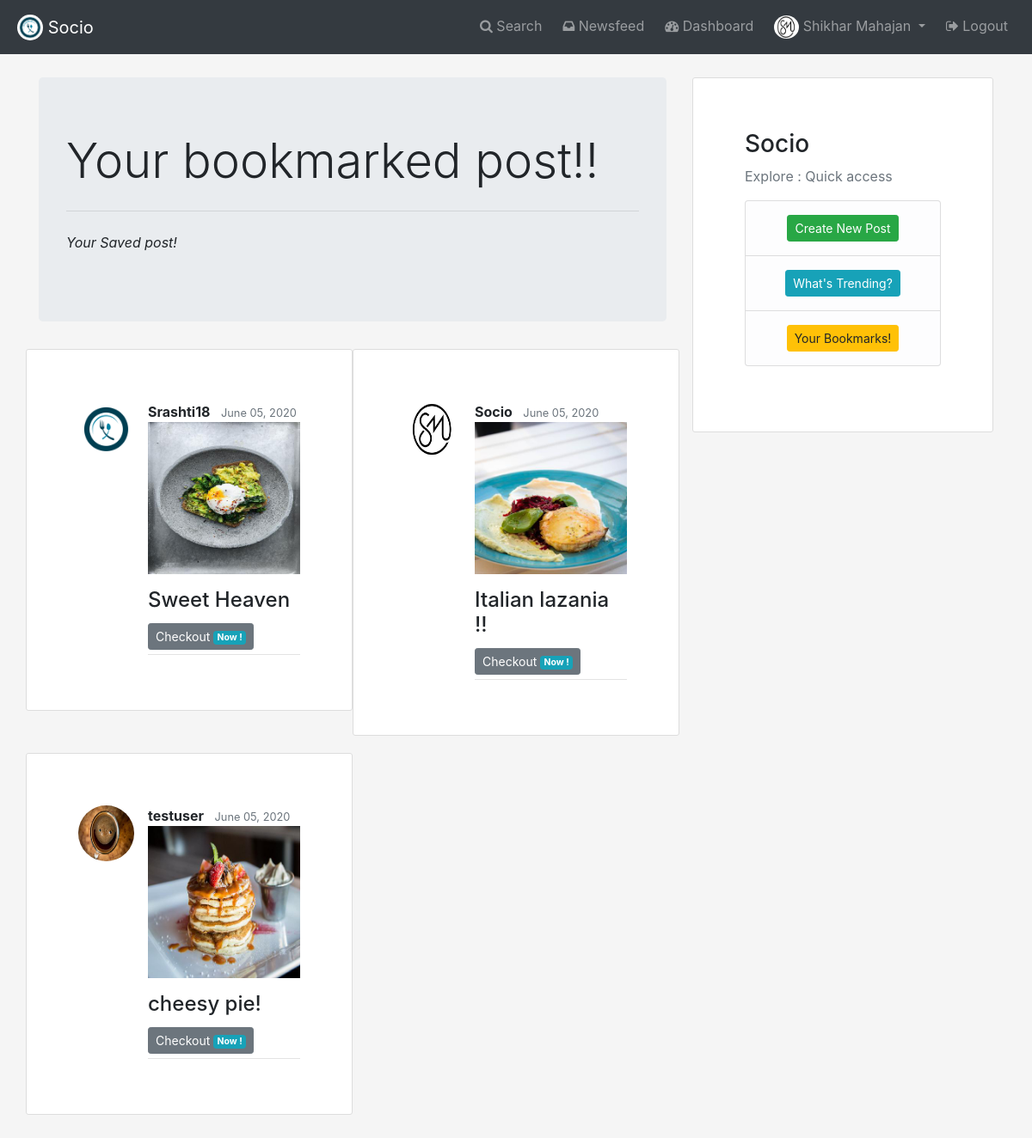
Page /bookmark/ (signed in) on the committed database.
### socio/models.py (models this page shows, shortened)
class Profile(models.Model):
	user=models.OneToOneField(User, on_delete=models.CASCADE)
	profile_image=models.ImageField(default="default.png",upload_to="profile_pics")

class Post(models.Model):
	image=models.ImageField(default="default_foo.png",upload_to="post_picture")
	title=models.CharField(max_length=100)
	caption=models.TextField()
	link=models.URLField(blank=True,default="")
	likes=models.ManyToManyField(User,related_name='likes',blank=True)
	favorites=models.ManyToManyField(User,related_name='favorites',blank=True)
	date_posted=models.DateTimeField(default=timezone.now)
	author=models.ForeignKey(User , on_delete=models.CASCADE)

### socio/views.py (the view)
# urls.py: path('bookmark/', views.favorite_list, name='socio-bookmark'),
@login_required
def favorite_list(request):
    user=request.user
    post=user.favorites.all()
    context={
    'post':post,
    'title': 'Bookmarks'
    }
    return render(request,'socio/bookmark.html',context)

### socio/templates/socio/bookmark.html
{% extends "socio/base.html" %}
{% block content %}
<div class="jumbotron">
  <h1 class="display-4">Your bookmarked post!!</h1>
  <hr class="my-4">
  <p><i>Your Saved post!</i></p>
</div>
{%if post%}
{% for post in post %}
 {% if forloop.first %}<div class="row">{% endif %}
  <div class="col-sm-6">
    <article class="media content-section row">
        <img class="rounded-circle article-img" src="{{ post.author.profile.profile_image.url }}">
        <div class="media-body ">
          <div class="article-metadata">
            <strong class="mr-2" href="{% url 'socio-profile'%}">{{ post.author }}</strong>
            <small class="text-muted">{{ post.date_posted|date:"F d, Y" }}</small>
            <img src="{{ post.image.url}}" class="imgpost" style="width: 100%;height: auto;">
            <h4>{{ post.title }}</h4>
            <a class="btn btn-secondary btn-sm mt-1 mb-1"
            href="{% url 'post-detail' post.id %}">Checkout <span class="badge badge-info">Now !</span></a>
          </div>
        </div>
    </article>
  </div>
{% if forloop.counter|divisibleby:2 %}</div><div class="row">{% endif %}
{% if forloop.last %}</div>{% endif %}
{% endfor %}
{% else %}
<article class="media content-section row">
  <div class="media-body">
    <h2> You have not saved any post!!</h2>
  </div>
</article>
{% endif %}
{% endblock content %}

### socio/templates/socio/base.html (shortened to what this page needs)
{% load static %}
<!DOCTYPE html>
<html lang="en">
<head>
  <link rel="stylesheet" type="text/css" href="{% static 'socio/base.css'%}">
  <link rel="stylesheet" href="https://stackpath.bootstrapcdn.com/bootstrap/4.5.0/css/bootstrap.min.css"
>
  <link rel="stylesheet" href="https://cdnjs.cloudflare.com/ajax/libs/font-awesome/4.7.0/css/font-awesome.min.css">
</head>
<body style="background: #F5F5F5;">
<nav class="navbar fixed-top navbar-expand-lg navbar-dark bg-dark">
  <a class="navbar-brand nul"
  {% if user.is_authenticated %}
  href="{% url 'socio-feed' %}"
  {% endif %}>
  <img src="/static/images/sociologo.png" width="30" height="30" class="d-inline-block align-top rounded-circle " style="background-color: white" alt="display logo">
  Socio</a>
  <div class="collapse navbar-collapse" id="navbarSupportedContent">
    <ul class="nav navbar-nav navbar-right">
      {% if user.is_authenticated %}
      <li class="nav-item nul">
        <a class="nav-link" href="{% url 'socio-filter' %}"><i class="fa fa-search" aria-hidden="true"></i> Search</a>
      </li>
      <li class="nav-item nul">
        <a class="nav-link" href="{% url 'socio-feed' %}"><i class="fa fa-inbox" aria-hidden="true"></i> Newsfeed</a>
      </li>
      <li class="nav-item nul">
        <a class="nav-link" href="{% url 'socio-dashboard' %}"><i class="fa fa-tachometer" aria-hidden="true"></i> Dashboard</a>
      </li>
      <li class="nav-item dropdown nul">
        <a class="nav-link dropdown-toggle" href="#" id="navbarDropdown" role="button" data-toggle="dropdown" aria-haspopup="true" aria-expanded="false">
          <img src="{{ user.profile.profile_image.url }}" width="29" height="27" class="rounded-circle" alt="display logo">
          {{ user.first_name|capfirst }} {{ user.last_name|capfirst }}
        </a>
        </li>
          <li class="nav-item nul" >
          <a class="nav-link" href="{% url 'logout' %}"><i class="fa fa-sign-out" aria-hidden="true"></i> Logout</a>
        </li>
        {% endif %}
        </ul>
    </div>
</nav>
  <div class="container">
    <div class="row">
    <div class="col-sm-8">
      {% block content %}{% endblock %}
    </div>
    {% if user.is_authenticated %}
    <div class="col-md-4">
          <div class="content-section">
            <h3>Socio</h3>
            <p class='text-muted'>Explore : Quick access
              <ul class="list-group">
                <li class="list-group-item list-group-item-light" style="text-align: center;">
            <a class="btn btn-success btn-sm mt-1 mb-1"
            href="{% url 'post-create'%}">Create New Post</a></li>
                <li class="list-group-item list-group-item-light" style="text-align: center;">
            <a class="btn btn-info btn-sm mt-1 mb-1"
            href="{% url 'socio-trending'%}">What's Trending?</a>
                </li>
                <li class="list-group-item list-group-item-light" style="text-align: center;"><a class="btn btn-warning btn-sm mt-1 mb-1" href="{% url 'socio-bookmark'%}">Your Bookmarks!</a></li>
              </ul>
            </p>
          </div>
        </div>
    </div>
    {% endif %}
    </div>
</body>
</html>

### socio/static/socio/base.css (style rules this page uses)
body { font: 400 15px Lato, sans-serif; line-height: 1.8; }
.container { padding: 90px 60px; }
.imgpost { height: 400px; width: 400px; margin-right: 20px; margin-bottom: 16px; }
.content-section { background: #ffffff; padding-left: 50px; padding: 60px 60px; border: 1px solid #dddddd; border-radius: 3px; margin-bottom: 20px; }
.article-img { height: 65px; width: 65px; margin-right: 16px; }
.article-metadata { padding-bottom: 1px; margin-bottom: 4px; border-bottom: 1px solid #e3e3e3 }

### socio/templates/socio/base.html (style rules this page uses)
.nul { padding: 2px 4px; }

### rows in the picture
Post: author.profile.profile_image (picture), author "Srashti18", date_posted "June 05, 2020", image (picture), title "Sweet Heaven"
Post: author.profile.profile_image (picture), author "Socio", date_posted "June 05, 2020", image (picture), title "Italian lazania !!"
Post: author.profile.profile_image (picture), author "testuser", date_posted "June 05, 2020", image (picture), title "cheesy pie!"

### other values in the picture
{{ user.first_name|capfirst }} "Shikhar"
{{ user.last_name|capfirst }} "Mahajan"
